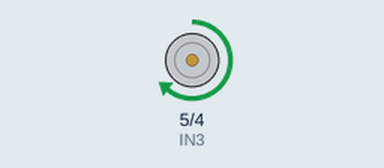
The sketch below on a simulated Arduino Uno, built with avr-gcc and run on an emulated ATmega328P. Shown: motor-driver pin pairs drawn as motors (green arrow = first pin HIGH = forward, orange = second pin HIGH = backward, longer = more drive, scaled by the enable pin).

Above: at 1.0 s.
At 12.0 s:
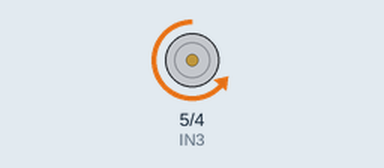
At 19.5 s:
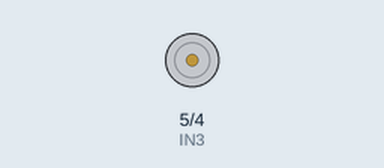
Timing chart, 0 to 28.6 s (numbered marks = the images above):
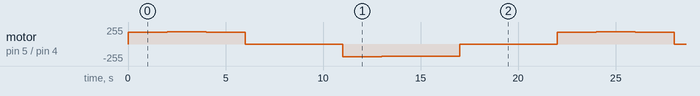

The sketch:

prueba_motor1.ino
```cpp
int IN3 = 5;                    // Declaracion de uso del pin 5 como entrada
int IN4 = 4;                    // Declaracion de uso del pin 4 como entrada
int ENB = 3;                    // Declaracion de uso del pin 3 como ENB

void setup()
{
 pinMode (ENB, OUTPUT);         //Pin en salida
 pinMode (IN3, OUTPUT);         //Pin en salida
 pinMode (IN4, OUTPUT);         //Pin en salida
}


void loop()
{
  digitalWrite (IN3, HIGH);     //El motor gira en sentido a las manecillas del reloj pin3 alto pin 4 bajo
  digitalWrite (IN4, LOW);
  analogWrite(ENB,180);         //Potencia del motor a 180
  delay(2000);                  //Tiempo de espera 2000 milisegundos
  analogWrite(ENB,185);
  delay(2000);
  analogWrite(ENB,180);
  delay(2000);
  analogWrite(ENB,0);          //Potencia del motor a 0
  delay(5000);
  digitalWrite (IN3, LOW);     //El motor gira en sentido contrario a las manecillas del reloj pin 3 bajo pin 4 alto
  digitalWrite (IN4, HIGH);
  analogWrite(ENB,190);
  delay(2000);
  analogWrite(ENB,185);
  delay(2000);
  analogWrite(ENB,180);
  delay(2000);
  analogWrite(ENB,0);
  delay(5000);
}
```
